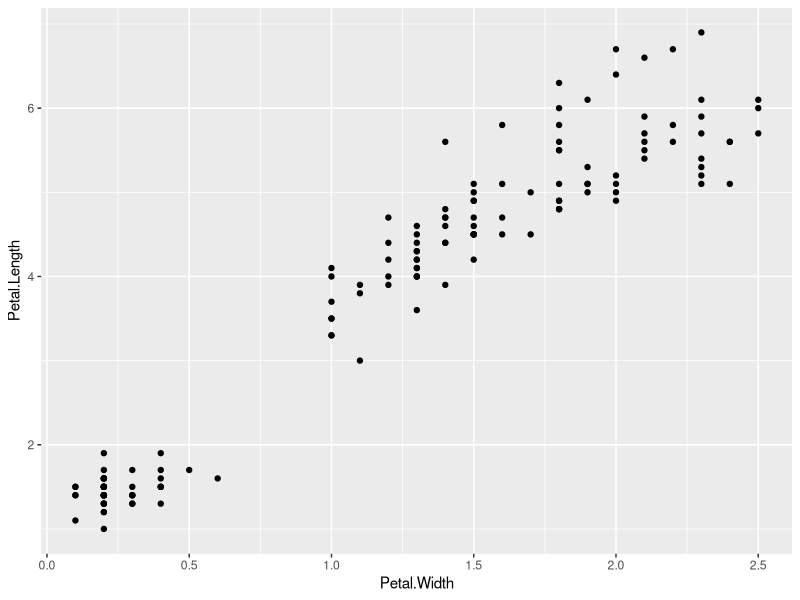
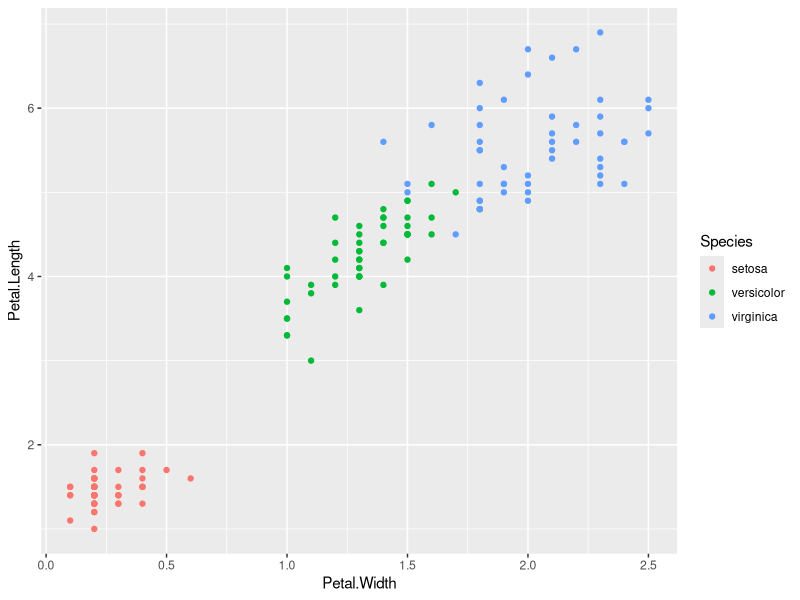
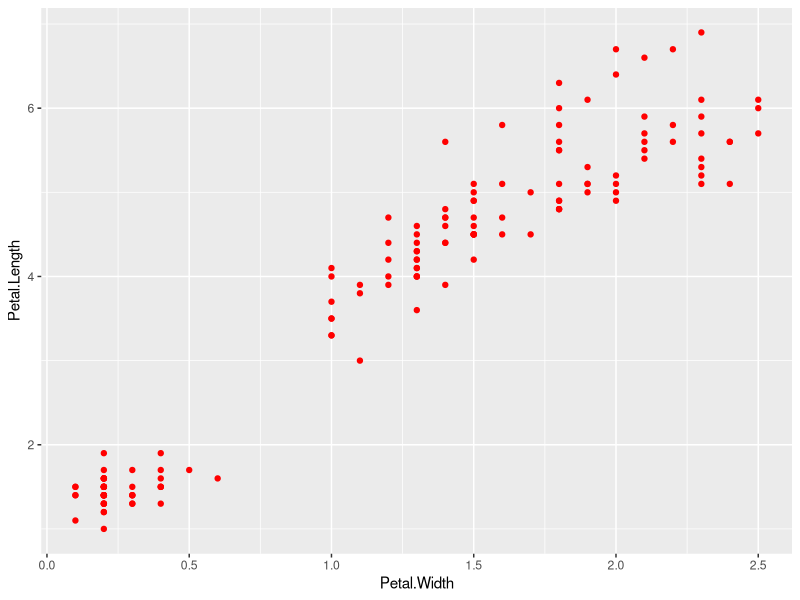
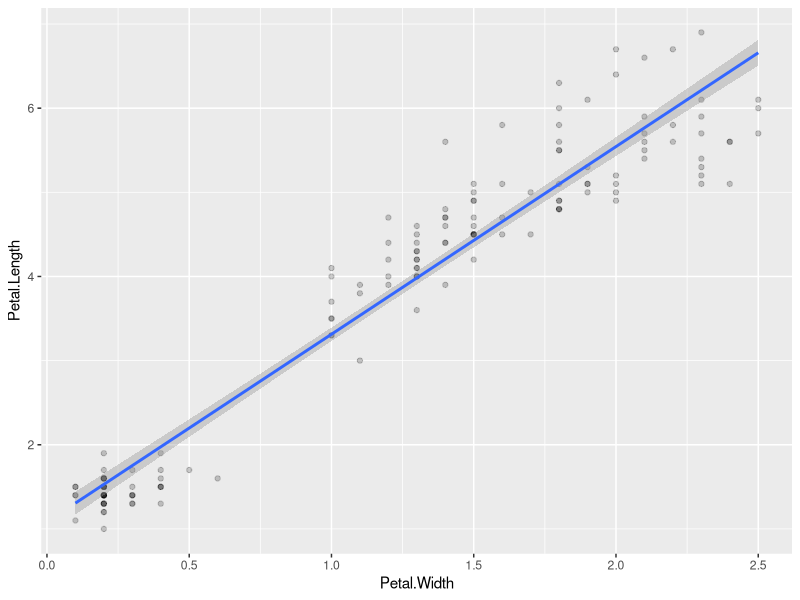
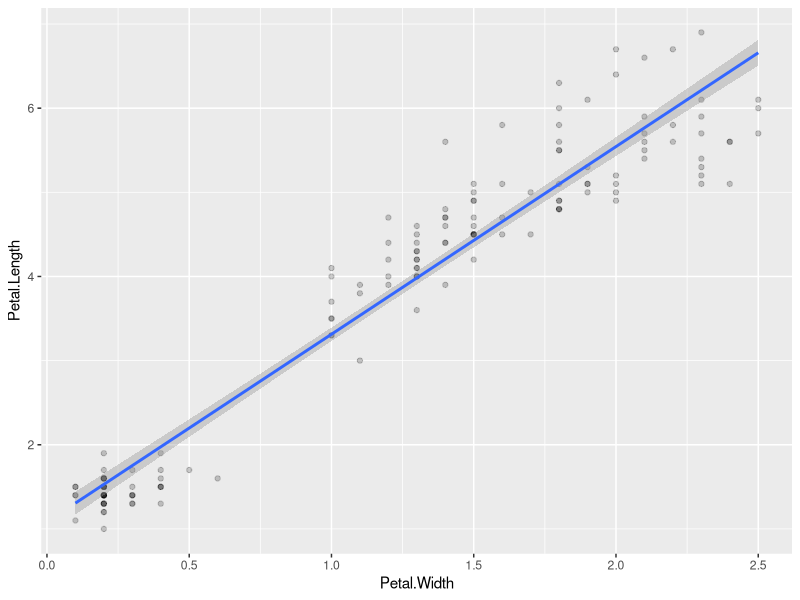
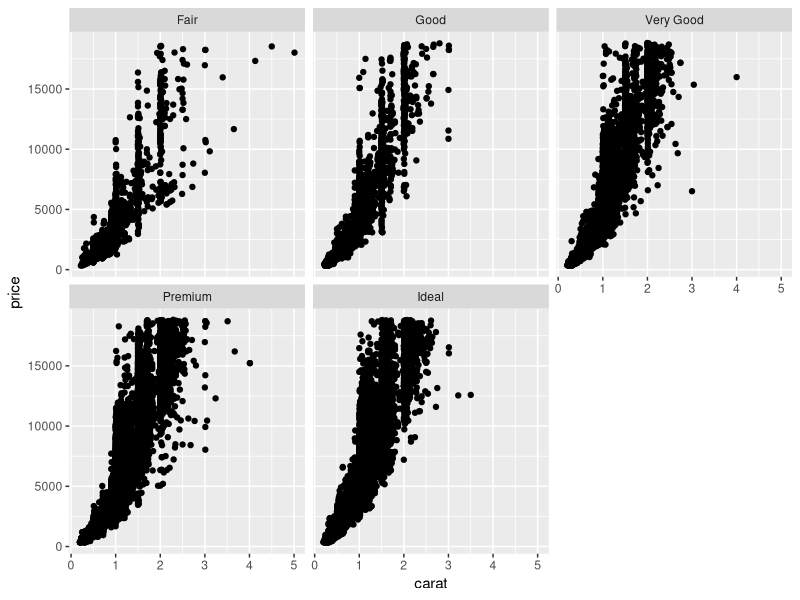
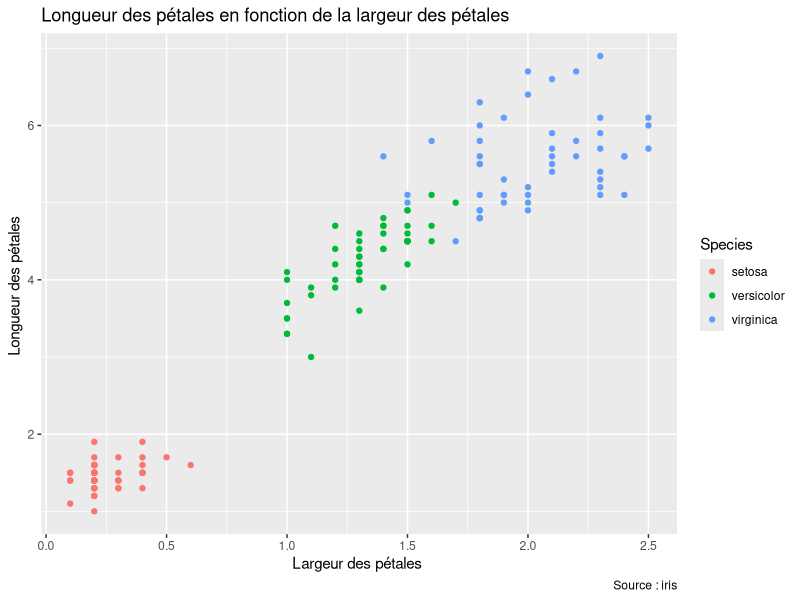
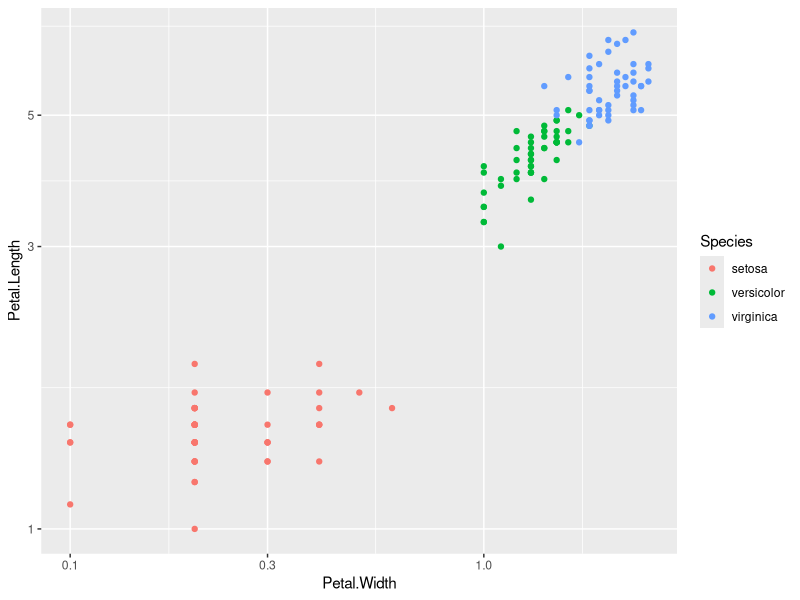

The R script that drew these images, in order:
## ---- chunk 1
library(ggplot2)
## ---- chunk 2
iris <- iris
ggplot(data = iris) + 
  geom_point(aes(x = Petal.Width, y = Petal.Length))
## ---- chunk 3
ggplot(data = iris) + 
  geom_point(aes(x = Petal.Width, y = Petal.Length, color = Species))
## ---- chunk 4
ggplot(data = iris) + 
  geom_point(aes(x = Petal.Width, y = Petal.Length), color = "red")
## ---- chunk 5
ggplot(iris) + 
  geom_point(aes(x = Petal.Width, y = Petal.Length), alpha = 0.2) + 
  geom_smooth(aes(x = Petal.Width, y = Petal.Length), method = "lm")
## ---- chunk 6
ggplot(iris, aes(x = Petal.Width, y = Petal.Length)) + 
  geom_point(alpha = 0.2) + 
  geom_smooth(method = "lm")
## ---- chunk 7
ggplot2::ggplot(data = diamonds) +
	geom_point(mapping = aes(x = carat, y = price)) +
	facet_wrap(~cut)
## ---- chunk 8
ggplot(iris) +
  geom_point(aes(x = Petal.Width, y = Petal.Length, color = Species)) +
  labs(title="Longueur des pétales en fonction de la largeur des pétales",
       x="Largeur des pétales ",
       y="Longueur des pétales ",
       caption="Source : iris")
## ---- chunk 9
ggplot(iris) + 
  geom_point(aes(x = Petal.Width, y = Petal.Length, color = Species)) +
  scale_x_log10() +
  scale_y_log10()
## ---- chunk 10
ggplot(iris) + 
  geom_point(aes(x = Petal.Width, y = Petal.Length, color = Species)) +
  guides(color=guide_legend(direction="horizontal",
                           order=1,
                           title.position="top",
                           title.hjust=0.5,
                           nrow=1,
                           label.position="bottom"))+
  theme(legend.position = "bottom")
